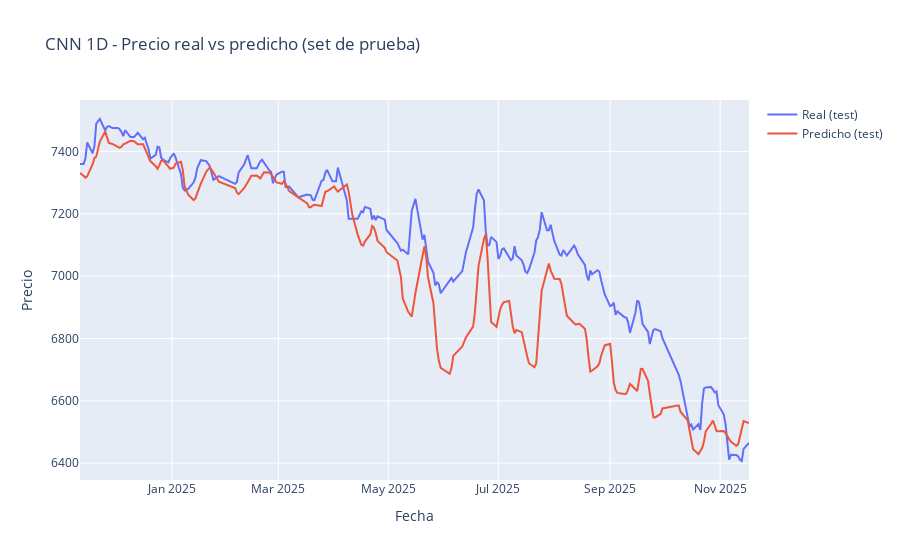
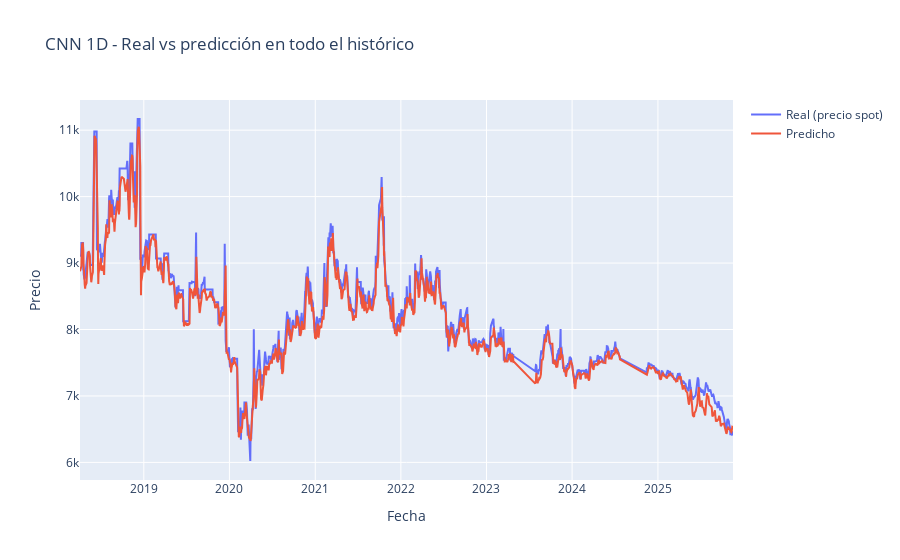

Source (notebook cell) for these figures, in order:
### Code cell
# =========================
#       GRÁFICAS
# =========================

# 1) Real vs predicho (test)
plot_test_predictions(
    dates_test,
    y_test_inv_cnn,
    y_test_pred_inv_cnn,
    title_prefix="CNN 1D"
)

# 2) Real vs predicho (train + val + test)
y_all_pred_scaled_cnn = cnn_model.predict(
    np.concatenate([X_train_seq, X_val_seq, X_test_seq], axis=0)
).flatten()

y_all_inv_cnn = scaler.inverse_transform(
    np.concatenate([y_train, y_val, y_test]).reshape(-1, 1)
).flatten()
y_all_pred_inv_cnn = scaler.inverse_transform(
    y_all_pred_scaled_cnn.reshape(-1, 1)
).flatten()

dates_all_full_cnn = np.concatenate([dates_train, dates_val, dates_test])

plot_full_predictions(
    dates_all_full_cnn,
    y_all_inv_cnn,
    y_all_pred_inv_cnn,
    title_prefix="CNN 1D"
)

# 3) Histórico completo + predicción futura
last_window_scaled_cnn = prices_scaled[-WINDOW_SIZE:]
future_scaled_cnn, future_inv_cnn = forecast_future(
    cnn_model,
    last_window_scaled_cnn,
    scaler,
    n_future=N_FUTURE_DAYS
)

last_date = df["Date"].max()
future_dates_cnn = pd.date_range(
    start=last_date + pd.Timedelta(days=1),
    periods=N_FUTURE_DAYS,
    freq="D"
)

plot_full_with_future(
    dates_all_full_cnn,
    y_all_inv_cnn,
    future_dates_cnn,
    future_inv_cnn,
    title_prefix="CNN 1D"
)

# Tabla de predicciones futuras (CNN 1D)
future_table_cnn = pd.DataFrame({
    "Fecha futura": future_dates_cnn,
    "Predicción del precio (CNN 1D)": future_inv_cnn
})
display(future_table_cnn)

### Figure 1 — Plotly figure (JSON) as saved in the notebook; plotly's stock layout.template omitted (floating-point values rounded to 4 significant figures; data arrays with more than 128 entries replaced by an {"elided": "..."} marker saying what was removed)
{"data": [{"mode": "lines", "name": "Real (test)", "type": "scatter", "x": {"elided": "213 str values"}, "y": {"elided": "213 float values"}}, {"mode": "lines", "name": "Predicho (test)", "type": "scatter", "x": {"elided": "213 str values"}, "y": {"elided": "213 float values"}}], "layout": {"title": {"text": "CNN 1D - Precio real vs predicho (set de prueba)"}, "xaxis": {"title": {"text": "Fecha"}}, "yaxis": {"title": {"text": "Precio"}}}}

### Figure 2 — Plotly figure (JSON) as saved in the notebook; plotly's stock layout.template omitted (floating-point values rounded to 4 significant figures; data arrays with more than 128 entries replaced by an {"elided": "..."} marker saying what was removed)
{"data": [{"mode": "lines", "name": "Real (precio spot)", "type": "scatter", "x": {"elided": "1637 str values"}, "y": {"elided": "1637 float values"}}, {"mode": "lines", "name": "Predicho", "type": "scatter", "x": {"elided": "1637 str values"}, "y": {"elided": "1637 float values"}}], "layout": {"title": {"text": "CNN 1D - Real vs predicción en todo el histórico"}, "xaxis": {"title": {"text": "Fecha"}}, "yaxis": {"title": {"text": "Precio"}}}}
